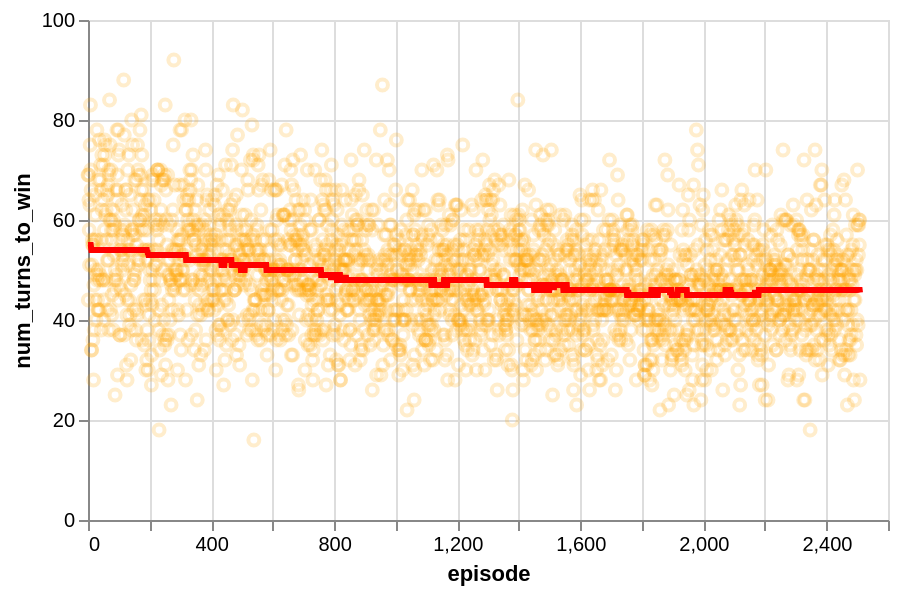

This figure's notebook cell:
### Code cell
plot_training_metric(agent2, "num_turns_to_win")

### Figure 1 — Vega-Lite specification as saved in the notebook (floating-point values rounded to 4 significant figures; data arrays with more than 128 entries replaced by an {"elided": "..."} marker saying what was removed)
{"config": {"view": {"continuousWidth": 300, "continuousHeight": 300}}, "layer": [{"mark": {"type": "point", "color": "orange", "opacity": 0.2}, "encoding": {"x": {"field": "episode", "type": "quantitative"}, "y": {"field": "num_turns_to_win", "title": "num_turns_to_win", "type": "quantitative"}}}, {"mark": {"type": "line", "color": "red", "size": 3}, "encoding": {"x": {"field": "episode", "type": "quantitative"}, "y": {"field": "rolling_mean", "type": "quantitative"}}, "transform": [{"window": [{"op": "median", "field": "num_turns_to_win", "as": "rolling_mean"}], "frame": [-251, 251]}]}], "data": {"name": "data-08fa7a79d06beb5ae3053223a0606509"}, "height": 250, "width": 400, "$schema": "https://vega.github.io/schema/vega-lite/v5.17.0.json", "datasets": {"data-08fa7a79d06beb5ae3053223a0606509": {"elided": "2510 records"}}}
